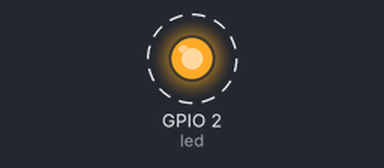
The program below on a simulated ESP32 board running MicroPython. Shown: output pins drawn as LEDs (lit = HIGH). Dashed ring = blinking. What the program prints to the serial console is not drawn.

Above: at 0.2 s.
Timing chart, 0 to 3.0 s (numbered marks = the images above):
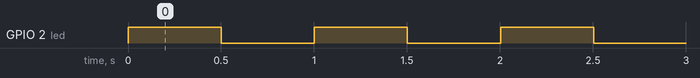

The program:

blink2.py
```python
"""Blink demo structured like an Arduino sketch (setup() + loop()).

Shows the Arduino lifecycle in plain MicroPython and uses lightsleep() instead
of time.sleep() to cut power draw between toggles. Targets a standard ESP32
(on-board LED on GPIO 2). The arduino.py shim in this folder offers a start()
runner that wraps the setup/loop pattern used manually here.
"""

from machine import Pin, lightsleep

# GPIO 2 = on-board LED on a standard ESP32 (see blink.py for C3/S3 pins).
led = Pin(2, Pin.OUT)

def setup():
    """Run once at start -- mirrors Arduino's setup()."""
    print('starting my program')

def loop():
    """Run repeatedly -- mirrors Arduino's loop()."""
    print('loopy loop')
    led.on()            # on()/off() are shortcuts for value(1)/value(0)
    lightsleep(500)     # low-power sleep for 500 ms
    led.off()
    lightsleep(500)

setup()

while True:
    loop()
```

Measured:
- by itself, GPIO 2 (led): alternates HIGH for 0.50 s and LOW for 0.50 s
